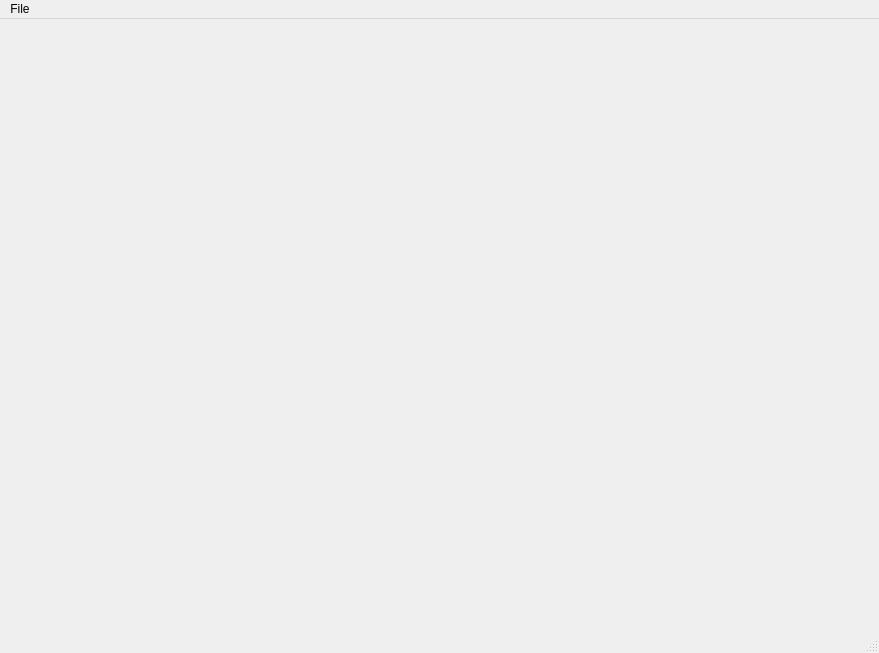
<?xml version="1.0" encoding="UTF-8"?>
<ui version="4.0">
 <class>MainWindow</class>
 <widget class="QMainWindow" name="MainWindow">
  <property name="geometry">
   <rect>
    <x>0</x>
    <y>0</y>
    <width>879</width>
    <height>653</height>
   </rect>
  </property>
  <property name="windowTitle">
   <string>MainWindow</string>
  </property>
  <widget class="QWidget" name="centralwidget"/>
  <widget class="QMenuBar" name="menubar">
   <property name="geometry">
    <rect>
     <x>0</x>
     <y>0</y>
     <width>879</width>
     <height>24</height>
    </rect>
   </property>
   <widget class="QMenu" name="menuNRIS">
    <property name="title">
     <string>File</string>
    </property>
    <addaction name="actionInfo"/>
   </widget>
   <addaction name="menuNRIS"/>
  </widget>
  <widget class="QStatusBar" name="statusbar"/>
  <action name="actionInfo">
   <property name="text">
    <string>Info</string>
   </property>
  </action>
 </widget>
 <resources/>
 <connections/>
</ui>
